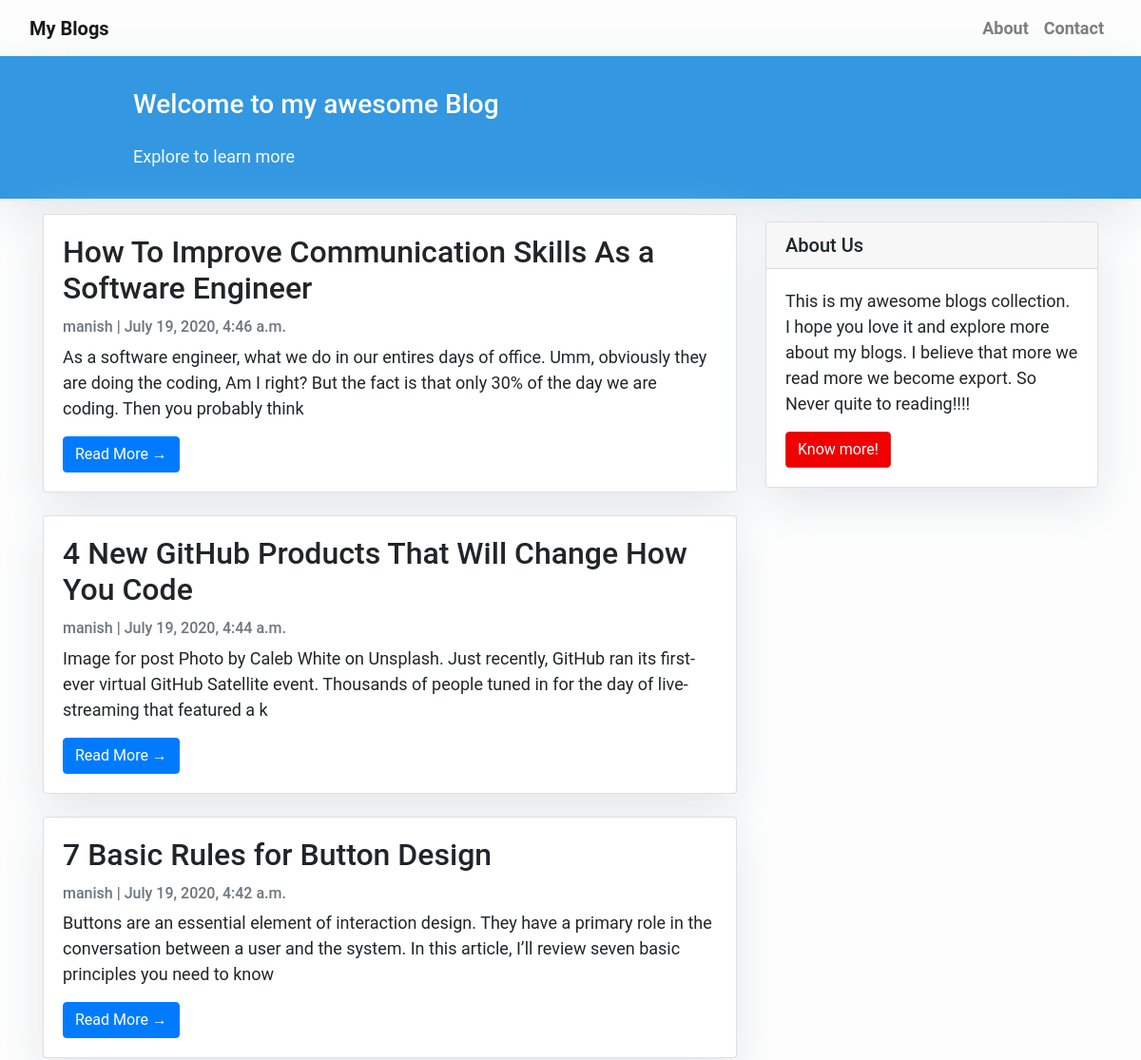
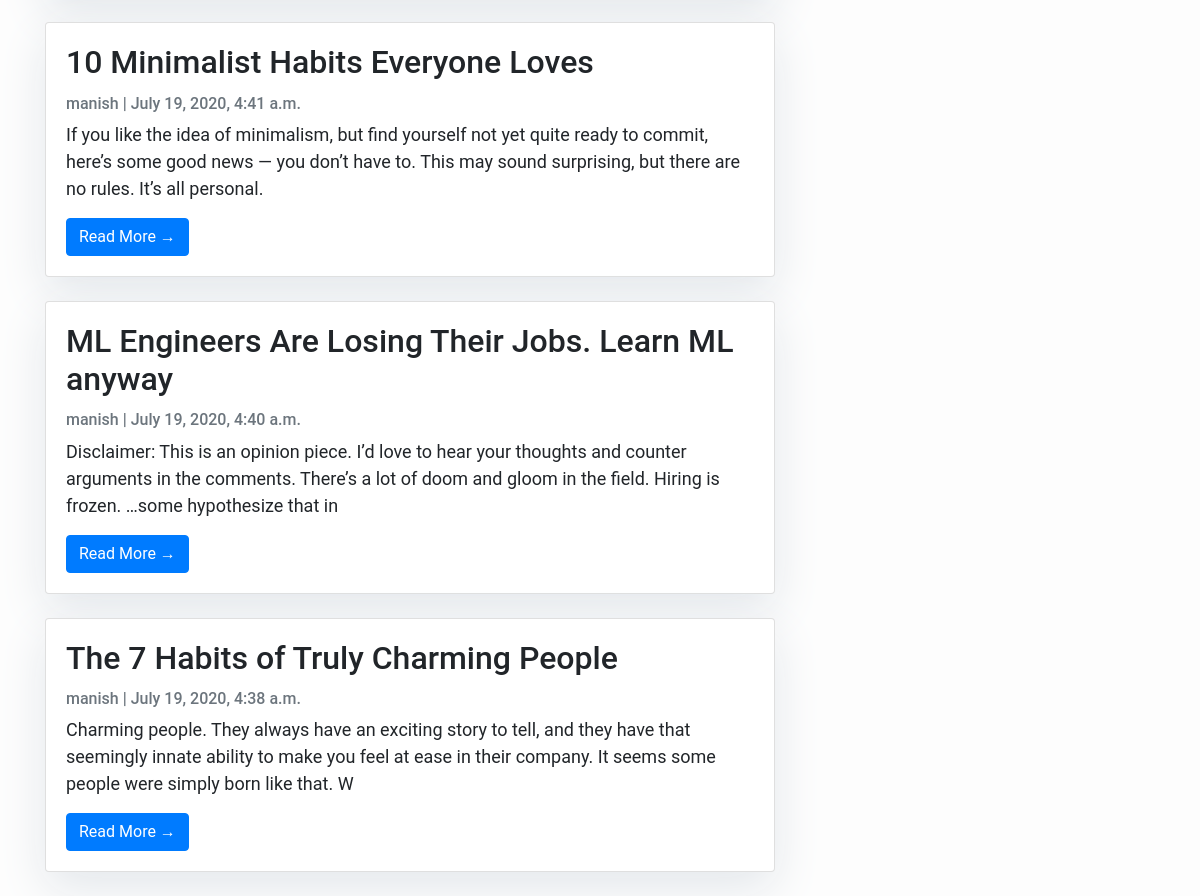
The page /myblog/ on the database its author committed (2 pictures, top to bottom).
### blogs/models.py (models this page shows, shortened)
class Post(models.Model):
  title = models.CharField(max_length=200, unique=True)
  slug = models.SlugField(max_length=200, unique=True)
  author = models.ForeignKey(User, on_delete = models.CASCADE, related_name="blog_posts")
  updated_on = models.DateTimeField(auto_now=True)
  content = models.TextField()
  created_on = models.DateTimeField(auto_now=True)
  status = models.IntegerField(choices=STATUS, default=0)
  class Meta:
    ordering = ['-created_on']

### blogs/views.py (the view)
# urls.py: path('myblog/', PostList, name='blog'),
def PostList(request):
  qeuryset = Post.objects.filter(status=1).order_by('-created_on')
  context={
    'data':qeuryset
  }
  return render(request, 'blogs/index.html', context=context)

### blogs/templates/blogs/index.html (shortened to what this page needs)
{% extends "blogs/base.html" %}
{% block content %}
<header class="masthead">
    <div class="container">
        <div class="row">
            <div class=" col-md-8 col-md-10 mx-auto">
                <div class="site-heading">
                    <h3 class=" site-heading my-4 mt-3 text-white"> Welcome to my awesome Blog </h3>
                    <p class="text-light">Explore to learn more
                    </p>
                </div>
            </div>
        </div>
    </div>
</header>
<div class="container">
    <div class="row">
        <div class="col-md-8 mt-3 left">
            {% for post in data %}
            <div class="card mb-4">
                <div class="card-body">
                    <h2 class="card-title">{{ post.title }}</h2>
                    <p class="card-text text-muted h6">{{ post.author }} | {{ post.created_on}} </p>
                    <p class="card-text">{{post.content|slice:":200" }}</p>
                    <a href="{% url 'post_detail' post.id %}" class="btn btn-primary">Read More &rarr;</a>
                </div>
            </div>
            {% endfor %}
        </div>
        {% block sidebar %}
         {% include 'blogs/sidebar.html' %} {% endblock sidebar %}
    </div>
</div>
{%endblock%}

### blogs/templates/blogs/base.html (shortened to what this page needs)
<!DOCTYPE html>
<html lang="en">
<head>
  <link rel="stylesheet" href="https://maxcdn.bootstrapcdn.com/bootstrap/4.0.0/css/bootstrap.min.css"
 />
</head>
<body>
    <nav class="navbar navbar-expand-lg navbar-light bg" id="mainNav">
        <div class="container-fluid">
            <a class="navbar-brand font-weight-bold text-black" href="{% url 'blog' %}">My Blogs</a>
            <div class="collapse navbar-collapse" id="navbarResponsive">
                <ul class="navbar-nav ml-auto">
                    <li class="nav-item text-white">
                        <a class="nav-link text-black font-weight-bold" href="#">About</a>
                    </li>
                    <li class="nav-item text-black">
                        <a class="nav-link text-black font-weight-bold" href="#">Contact</a>
                    </li>
                </ul>
            </div>
        </div>
    </nav>
    {% block content %}{% endblock content %}
</body>
</html>

### blogs/templates/blogs/sidebar.html (shortened to what this page needs)
{% block sidebar %}
<div class="col-md-4 float-right ">
<div class="card my-4">
        <h5 class="card-header">About Us</h5>
    <div class="card-body">
        <p class="card-text"> This is my awesome blogs collection. I hope you love it and explore more about my blogs. I believe that more we read more we become export. So Never quite to reading!!!!</p>
        <a href="#" class="btn btn-danger">Know more!</a>
    </div>
</div>
</div>
{% endblock sidebar %}

### blogs/templates/blogs/base.html (style rules this page uses)
body { font-family: "Roboto", sans-serif; font-size: 17px; background-color: #fdfdfd; }
.btn-danger { color: #fff; background-color: #f00000; border-color: #dc281e; }
.masthead { background: #3398E1; height: auto; padding-bottom: 15px; box-shadow: 0 16px 48px #E3E7EB; padding-top: 10px; }

### blogs/templates/blogs/index.html (style rules this page uses)
body { font-family: "Roboto", sans-serif; font-size: 18px; background-color: #fdfdfd; }
.card { box-shadow: 0 16px 48px #E3E7EB; }

### blogs/templates/blogs/sidebar.html (style rules this page uses)
.card { box-shadow: 0 16px 48px #E3E7EB; }

### rows shown on the page
Post: title "How To Improve Communication Skills As a Software Engineer", author "manish", created_on "July 19, 2020, 4:46 a.m.", content "As a software engineer, what we do in our entires days of office. Umm, obviously they are doing the coding, Am I right? But the fact is that only 30% of the day we are coding. Then you probably think"
Post: title "4 New GitHub Products That Will Change How You Code", author "manish", created_on "July 19, 2020, 4:44 a.m.", content "Image for post Photo by Caleb White on Unsplash. Just recently, GitHub ran its first-ever virtual GitHub Satellite event. Thousands of people tuned in for the day of live-streaming that featured a k"
Post: title "7 Basic Rules for Button Design", author "manish", created_on "July 19, 2020, 4:42 a.m.", content "Buttons are an essential element of interaction design. They have a primary role in the conversation between a user and the system. In this article, I’ll review seven basic principles you need to know"
Post: title "10 Minimalist Habits Everyone Loves", author "manish", created_on "July 19, 2020, 4:41 a.m.", content "If you like the idea of minimalism, but find yourself not yet quite ready to commit, here’s some good news — you don’t have to. This may sound surprising, but there are no rules. It’s all personal."
Post: title "ML Engineers Are Losing Their Jobs. Learn ML anyway", author "manish", created_on "July 19, 2020, 4:40 a.m.", content "Disclaimer: This is an opinion piece. I’d love to hear your thoughts and counter arguments in the comments. There’s a lot of doom and gloom in the field. Hiring is frozen. …some hypothesize that in"
Post: title "The 7 Habits of Truly Charming People", author "manish", created_on "July 19, 2020, 4:38 a.m.", content "Charming people. They always have an exciting story to tell, and they have that seemingly innate ability to make you feel at ease in their company. It seems some people were simply born like that. W"
